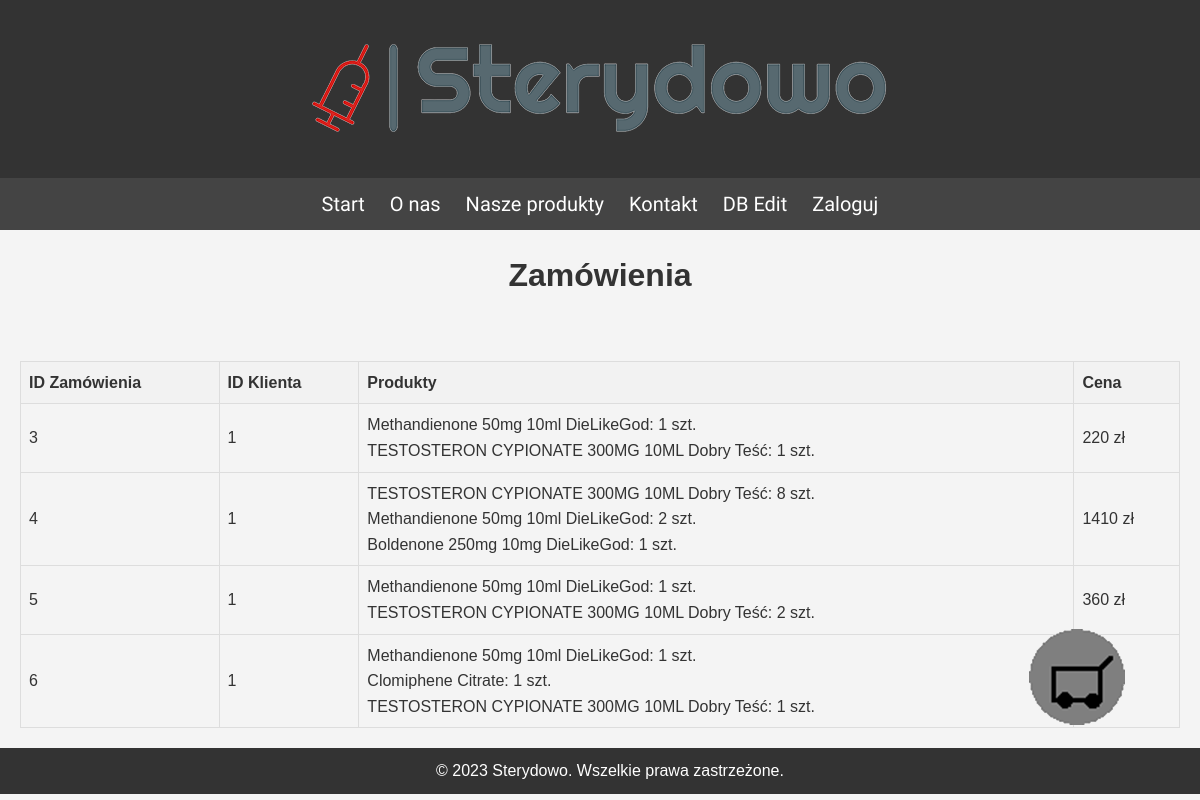
/orders.php, run on the app's committed database.
### tables this page shows
CREATE TABLE `zamowienia` (
  `id_zamowienia` int(11) NOT NULL,
  `id_klienta` int(11) NOT NULL,
  `zamowienie` text NOT NULL,
  `cena` int(11) NOT NULL
);

CREATE TABLE `produkty` (
  `id_produktu` int(255) NOT NULL,
  `nazwa` varchar(255) NOT NULL,
  `cena` int(255) NOT NULL,
  `img` varchar(255) NOT NULL,
  `opis` text NOT NULL,
  `producent` varchar(255) NOT NULL,
  `kategoria` varchar(255) NOT NULL
);

### orders.php (the view, shortened to what this page needs)
<!DOCTYPE html>
<html lang="pl">
<head>
    <link rel="stylesheet" href="style.css">
</head>
<body>
    <header>
        <img src="img/logolowres.png">
    </header>
    <nav>
        <a href="index.php">
            Start
        </a>
        <a href="onas.php">
            O nas
        </a>
        <a href="produkty.php">
            Nasze produkty
        </a>
        <a href="kontakt.php">
            Kontakt
        </a>
        <a href="dbedit.php">
            DB Edit
        </a>
        <?php
            if (!isset($_SESSION["username"])) {
                echo '<a href="login.php">Zaloguj</a>';
            }else{
                echo '<a href="user.php">'.$_SESSION["username"].'</a>';
            }
        ?>
    </nav>
    <section>
        <h1>
            Zamówienia
        </h1>
    </section>
    <main>
<?php
$servername = "127.0.0.1";
$username = "root";
$password = "";
$dbname = "sterydowo";
$conn = new mysqli($servername, $username, $password, $dbname);
$sql = "SELECT zamowienia.id_zamowienia, zamowienia.id_klienta, zamowienia.zamowienie, zamowienia.cena, GROUP_CONCAT(produkty.nazwa) AS produkty
        FROM zamowienia
        INNER JOIN produkty ON FIND_IN_SET(produkty.id_produktu, zamowienia.zamowienie)
        GROUP BY zamowienia.id_zamowienia";
$result = $conn->query($sql);
if ($result->num_rows > 0) {
    echo '<table border="1">';
    echo '<tr><th>ID Zamówienia</th><th>ID Klienta</th><th>Produkty</th><th>Cena</th></tr>';
    while ($row = $result->fetch_assoc()) {
        echo '<tr>';
        echo '<td>' . $row['id_zamowienia'] . '</td>';
        echo '<td>' . $row['id_klienta'] . '</td>';
        $orderProducts = array_count_values(explode(',', $row['zamowienie']));
        echo '<td>';
        foreach ($orderProducts as $productId => $quantity) {
            $productName = fetchProductName($conn, $productId);
            echo $productName . ': ' . $quantity . ' szt.<br>';
        }
        echo '</td>';
        echo '<td>' . $row['cena'] . ' zł</td>';
        echo '</tr>';
    }
    echo '</table>';
} else {
    echo 'Brak zamówień do wyświetlenia.';
}
function fetchProductName($conn, $productId) {
    $sql = "SELECT nazwa FROM produkty WHERE id_produktu = '$productId'";
    $result = $conn->query($sql);
    if ($result->num_rows > 0) {
        $row = $result->fetch_assoc();
        return $row['nazwa'];
    } else {
        return 'Produkt nieznany';
    }
}
?>
    </main>
    <footer>
        <p>
        © 2023 Sterydowo. Wszelkie prawa zastrzeżone.
        </p>
    </footer>
    <div class="cart">
        <a href="cart.php">
            <img src="img/koszyk.png">
        </a>
    </div>
</body>
</html>

### style.css (style rules this page uses)
body, h1, h2, h3, p, ul, li { margin: 0; padding: 0; }
body { font-family: Arial, sans-serif; line-height: 1.6; background-color: #f4f4f4; color: #333; }
header { background-color: #333; color: #fff; padding: 10px; text-align: center; }
nav { background-color: #444; padding: 10px; text-align: center; }
nav a { color: #fff; text-decoration: none; margin: 0 10px; font-family: Black Ops One ; font-size: 20px; }
main { padding: 20px; }
footer { background-color: #333; color: #fff; padding: 10px; text-align: center; bottom: 0; width: 100%; margin: 0px; }
.cart img { position: fixed; bottom: 75px; right: 75px; }
section h1 { text-align: center; padding: 20px; font-size: 32px; }
table { width: 100%; border-collapse: collapse; margin-top: 20px; }
th, td { border: 1px solid #dddddd; text-align: left; padding: 8px; }
th { background-color: #f2f2f2; }

### data on the page
zamowienia: id_zamowienia "3", id_klienta "1", zamowienie "1", cena "220"
produkty: nazwa "Methandienone 50mg 10ml DieLikeGod"
produkty: nazwa "TESTOSTERON CYPIONATE 300MG 10ML Dobry Teść"
zamowienia: id_zamowienia "4", id_klienta "1", zamowienie "8", zamowienie "2", zamowienie "1", cena "1410"
produkty: nazwa "Boldenone 250mg 10mg DieLikeGod"
zamowienia: id_zamowienia "5", id_klienta "1", zamowienie "1", zamowienie "2", cena "360"
zamowienia: id_zamowienia "6", id_klienta "1", zamowienie "1"
produkty: nazwa "Clomiphene Citrate"
